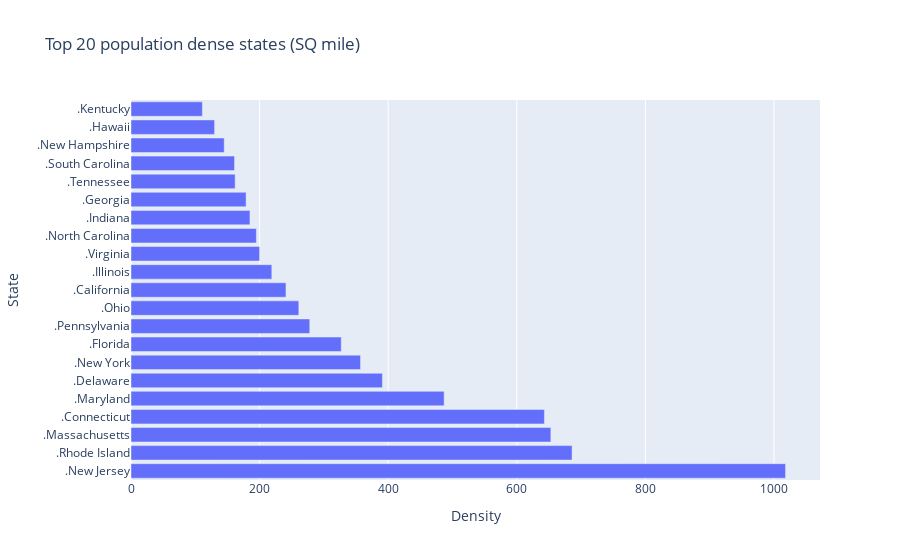

The notebook cell this image was saved under:
### Markdown cell above
My initial thought is, it makes sense that the (population) densist states have the largest number of cases. But I began to wonder what the same ranking system would look like on population density of US states. So I pulled a dataset on the popluation in each state, added a column for the average area of the state, and another column for the density. 

After plotting, i've realized this wasn't much of an indicator for COVID-19 spread as the density doesn't exactly agree with sread. Perhaps a better indicator would be the density of counties in each state.  

I think it would be better to visualize the cases by county and work with counties from here on out.

### Code cell
# Get data on population density of each US state and compare top 20 results to the COVID-19 cases
popdens = pd.read_csv('C:/Users/Shinichi/Documents/Jupyter Notebook/pop-density.csv', thousands=',')
dens_df = popdens.drop(
    columns=['Unnamed: 5','Unnamed: 6','Unnamed: 7','Unnamed: 8','Unnamed: 9','Unnamed: 10','Unnamed: 11','Unnamed: 12']
                       , axis=1)
dens_df.head(14)
dens_df = dens_df.dropna(subset=['State','Density'])

# Dropped the pop density of District columbia, as it was not within our dataset. Heavily skewed data
# This could create some problems in accuracy
dens_df = dens_df.drop(index=8)

# Plotting top 20 population densities in US states
density_top = dens_df.sort_values(['Density'], ascending=False).head(21)
py.plot(x='Density', y=density_top.State, 
          data_frame=density_top, kind='bar', 
          title='Top 20 population dense states (SQ mile)')

### Figure 1 — Plotly figure (JSON) as saved in the notebook; plotly's stock layout.template omitted (floating-point values rounded to 4 significant figures)
{"data": [{"alignmentgroup": "True", "hovertemplate": "Density=%{x}<br>State=%{y}<extra></extra>", "legendgroup": "", "marker": {"color": "#636efa"}, "name": "", "offsetgroup": "", "orientation": "h", "showlegend": false, "textposition": "auto", "type": "bar", "x": [1018, 686, 653, 643, 487, 391, 357, 327, 278, 261, 241, 219, 200, 195, 185, 179, 162, 161, 145, 130, 111], "xaxis": "x", "y": [".New Jersey", ".Rhode Island", ".Massachusetts", ".Connecticut", ".Maryland", ".Delaware", ".New York", ".Florida", ".Pennsylvania", ".Ohio", ".California", ".Illinois", ".Virginia", ".North Carolina", ".Indiana", ".Georgia", ".Tennessee", ".South Carolina", ".New Hampshire", ".Hawaii", ".Kentucky"], "yaxis": "y"}], "layout": {"barmode": "relative", "legend": {"tracegroupgap": 0}, "title": {"text": "Top 20 population dense states (SQ mile)"}, "xaxis": {"anchor": "y", "domain": [0, 1], "title": {"text": "Density"}}, "yaxis": {"anchor": "x", "domain": [0, 1], "title": {"text": "State"}}}}
